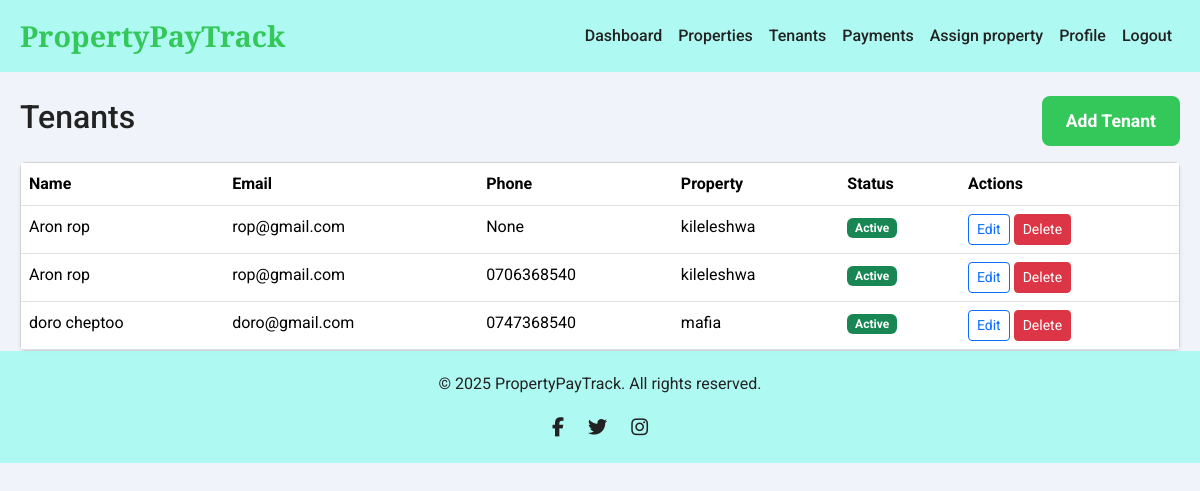
/tenants (signed in), run on an earlier commit of the app's database.
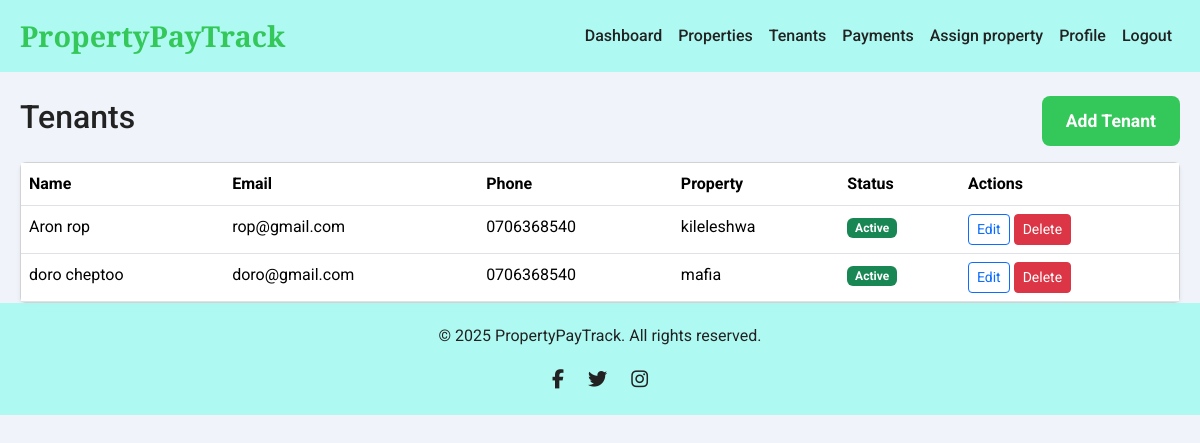
And on a later commit of the database.
### app/models.py (models this page shows, shortened)
class Tenant(db.Model):
    __tablename__ = 'tenant'
    id = db.Column(db.Integer, primary_key=True)
    user_id = db.Column(db.Integer, db.ForeignKey('user.id', ondelete='CASCADE'), unique=True, nullable=True, index=True)
    first_name = db.Column(db.String(100), nullable=False)
    last_name = db.Column(db.String(100), nullable=False)
    email = db.Column(db.String(120), nullable=True)
    phone_number = db.Column(db.String(20))
    rent_amount = db.Column(db.Numeric(10, 2), nullable=True, default=0.00)
    national_id = db.Column(db.String(50), nullable=True)
    status = db.Column(db.String(50), default='active')
    due_day_of_month = db.Column(db.Integer)
    grace_period_days = db.Column(db.Integer, default=5)
    lease_start_date = db.Column(db.Date)
    lease_end_date = db.Column(db.Date)
    property_id = db.Column(db.Integer, db.ForeignKey('property.id', ondelete='CASCADE'), nullable=True, index=True)
    unit_id = db.Column(db.Integer, db.ForeignKey('unit.id', ondelete='CASCADE'), nullable=True, index=True)
    unit = db.relationship('Unit', foreign_keys=[unit_id], backref='tenant', uselist=False)
    created_at = db.Column(db.DateTime, default=lambda: datetime.now(timezone.utc))
    updated_at = db.Column(db.DateTime, default=lambda: datetime.now(timezone.utc), onupdate=lambda: datetime.now(timezone.utc))
    payments = db.relationship('Payment', backref='tenant', lazy=True, cascade="all, delete-orphan")

class Property(db.Model):
    __tablename__ = 'property'
    id = db.Column(db.Integer, primary_key=True)
    name = db.Column(db.String(255), nullable=False)
    address = db.Column(db.String(255), nullable=False)
    property_type = db.Column(db.String(50), nullable=False)
    number_of_units = db.Column(db.Integer, nullable=False, default=1)
    landlord_id = db.Column(db.Integer, db.ForeignKey('user.id', ondelete='CASCADE'), nullable=False, index=True)
    county_name = db.Column(db.String(100), nullable=False)
    amenities = db.Column(db.Text, nullable=True)
    utility_bill_types = db.Column(db.Text, nullable=True)
    unit_numbers = db.Column(db.Text, nullable=False)
    deposit_amount = db.Column(db.Numeric(10, 2), nullable=True)
    deposit_policy = db.Column(db.Text, nullable=True)
    created_at = db.Column(db.DateTime, default=lambda: datetime.now(timezone.utc))
    updated_at = db.Column(db.DateTime, default=lambda: datetime.now(timezone.utc), onupdate=lambda: datetime.now(timezone.utc))
    tenants = db.relationship('Tenant', backref='property', lazy=True, cascade="all, delete-orphan")
    @property
    def amenities_list(self):
        try:
            return json.loads(self.amenities) if self.amenities else []
        except json.JSONDecodeError:
            return self.amenities.split(',') if self.amenities else []
    @property
    def utility_bill_list(self):
        try:
            return json.loads(self.utility_bill) if self.utility_bill else []
        except json.JSONDecodeError:
            return self.utility_bill.split(',') if self.utility_bill else []

### app/routes.py (the view)
@main.route('/tenants')
@login_required
@roles_required('landlord')
def tenants_list():
    landlord_properties = Property.query.filter_by(landlord_id=current_user.id).all()
    property_ids = [p.id for p in landlord_properties]
    tenants = Tenant.query.filter(Tenant.property_id.in_(property_ids)).all()
    return render_template('tenants/list.html', tenants=tenants)

### app/models.py (called while the page is built)
    def has_role(self, role):
        return any(r.name == role for r in self.roles)

### app/routes.py (called while the page is built)
def roles_required(*required_roles):
    def decorator(f):
        @wraps(f)
        def decorated_function(*args, **kwargs):
            if not current_user.is_authenticated:
                return redirect(url_for('main.login'))
            user_roles = {role.name for role in current_user.roles}
            if not set(required_roles).issubset(user_roles):
                flash(_l('You do not have the required permissions to access this page.'), 'danger')
                return redirect(url_for('main.index'))
            return f(*args, **kwargs)
        return decorated_function
    return decorator

### app/templates/tenants/list.html (shortened to what this page needs)
{% extends 'base.html' %}
{% block content %}
<div class="d-flex justify-content-between align-items-center mb-3">
    <h2>{{ _('Tenants') }}</h2>
    <a href="{{ url_for('main.tenant_add') }}" class="btn btn-primary">{{ _('Add Tenant') }}</a>
</div>
<div class="card shadow-sm">
    <div class="card-body p-0">
        <div class="table-responsive">
            <table class="table table-hover mb-0">
                <thead>
                    <tr>
                        <th>{{ _('Name') }}</th>
                        <th>{{ _('Email') }}</th>
                        <th>{{ _('Phone') }}</th>
                        <th>{{ _('Property') }}</th>
                        <th>{{ _('Status') }}</th>
                        <th>{{ _('Actions') }}</th>
                    </tr>
                </thead>
                <tbody>
                    {% for tenant in tenants %}
                    <tr>
                        <td>{{ tenant.first_name }} {{ tenant.last_name }}</td>
                        <td>{{ tenant.email or '-' }}</td>
                        <td>{{ tenant.phone_number }}</td>
                        <td>{{ tenant.property.name }}</td>
                        <td><span class="badge bg-{{ 'success' if tenant.status == 'active' else 'secondary' }}">{{ _(tenant.status.title()) }}</span></td>
                       <td>
                            <a href="{{ url_for('main.tenant_edit', id=tenant.id) }}" class="btn btn-sm btn-outline-primary">{{ _('Edit') }}</a>
                            <form action="{{ url_for('main.delete_tenant', tenant_id=tenant.id) }}" method="POST" class="d-inline">
                                <button type="submit" class="btn btn-sm btn-danger">{{ _('Delete') }}</button>
                            </form>
                        </td>
                    </tr>
                    {% else %}
                    <tr>
                        <td colspan="6" class="text-center text-muted">{{ _('No tenants yet. Click "Add Tenant"!') }}</td>
                    </tr>
                    {% endfor %}
                </tbody>
            </table>
        </div>
    </div>
</div>
{% endblock %}

### app/templates/base.html (shortened to what this page needs)
<!DOCTYPE html>
<html lang="en">
<head>
    <link href="https://cdn.jsdelivr.net/npm/bootstrap@5.3.3/dist/css/bootstrap.min.css" rel="stylesheet">
    <link rel="stylesheet" href="https://cdnjs.cloudflare.com/ajax/libs/font-awesome/6.6.0/css/all.min.css" />
    <link rel="stylesheet" href="https://unpkg.com/aos@2.3.1/dist/aos.css">
    <link rel="stylesheet" href="https://unpkg.com/swiper@8.4.7/swiper-bundle.min.css">
</head>
<body data-aos-easing="ease" data-aos-duration="1200" data-aos-delay="0">
    <nav class="navbar navbar-expand-lg">
        <div class="container">
            <a class="navbar-brand" href="{{ url_for('main.index') }}">PropertyPayTrack</a>
            <div class="collapse navbar-collapse" id="navbarNav">
                <ul class="navbar-nav ms-auto">
                    {% if current_user.is_authenticated %}
                        {% if current_user.has_role('landlord') %}
                            <li class="nav-item"><a class="nav-link" href="{{ url_for('main.landlord_dashboard') }}">{{ _('Dashboard') }}</a></li>
                            <li class="nav-item"><a class="nav-link" href="{{ url_for('main.properties_list') }}">{{ _('Properties') }}</a></li>
                            <li class="nav-item"><a class="nav-link" href="{{ url_for('main.tenants_list') }}">{{ _('Tenants') }}</a></li>
                            <li class="nav-item"><a class="nav-link" href="{{ url_for('main.payments_history') }}">{{ _('Payments') }}</a></li>
                            <li class="nav-item"><a class="nav-link" href="{{ url_for('main.assign_property') }}">{{_('Assign property') }}</a></li>
                        {% endif %}
                        <li class="nav-item"><a class="nav-link" href="{{ url_for('auth.profile') }}">{{ _('Profile') }}</a></li>
                        <li class="nav-item"><a class="nav-link" href="{{ url_for('auth.logout') }}">{{ _('Logout') }}</a></li>
                    {% endif %}
                </ul>
            </div>
        </div>
    </nav>
    <main class="container mt-4">
        {% block content %}
        {% endblock %}
    </main>
    <footer>
        <div class="container">
            <p>© 2025 PropertyPayTrack. All rights reserved.</p>
            <div class="footer-links">
                <a href="https://facebook.com" aria-label="Facebook" target="_blank"><i class="fab fa-facebook-f"></i></a>
                <a href="https://twitter.com" aria-label="Twitter" target="_blank"><i class="fab fa-twitter"></i></a>
                <a href="https://instagram.com" aria-label="Instagram" target="_blank"><i class="fab fa-instagram"></i></a>
            </div>
        </div>
    </footer>
</body>
</html>

### app/templates/base.html (style rules this page uses)
:root { --primary-color: #34c759; --secondary-color: #2aa648; --accent-color: #ffd700; --text-color: #222; --light-text-color: #ffffff; --background-color: #f0f4fa; --card-background: rgba(155, 252, 240, 0.774); --shadow-light: 0 4px 8px rgba(0, 0, 0, 0.1); --shadow-medium: 0 8px 16px rgba(0, 0, 0, 0.15); --shadow-strong: 0 12px 24px rgba(0, 0, 0, 0.2); }
body { font-family: 'Roboto', sans-serif; margin: 0; padding: 0; box-sizing: border-box; background-color: var(--background-color); color: var(--text-color); line-height: 1.6; scroll-behavior: smooth; }
.container { max-width: 1200px; margin: 0 auto; padding: 0 20px; }
.btn-primary { background-color: var(--primary-color); border: none; color: var(--light-text-color); padding: 12px 24px; border-radius: 8px; font-weight: 700; font-size: 1.1em; transition: background-color 0.3s ease, transform 0.2s ease, box-shadow 0.3s ease; }
.navbar { background-color: var(--card-background); backdrop-filter: blur(10px); position: sticky; top: 0; z-index: 1000; }
.navbar-brand { font-family: 'Playfair Display', serif; font-size: 1.8em; font-weight: 700; color: var(--primary-color); }
.navbar-nav .nav-link { color: var(--text-color); font-weight: 500; padding: 10px 15px; transition: color 0.3s ease, border-bottom 0.3s ease; }
footer { position: relative; bottom: 0; width: 100%; background-color: var(--card-background); backdrop-filter: blur(10px); padding: 20px 0; text-align: center; z-index: 1000; }
.footer-links a { margin: 0 10px; color: var(--text-color); font-size: 1.2em; transition: color 0.3s ease; }

What changed in the data, as far as the page shows it:
removed Tenant: first_name "Aron", last_name "rop", email "rop@gmail.com", phone_number "None", property.name "kileleshwa"
changed Tenant "doro": phone_number "0747368540" → "0706368540"
